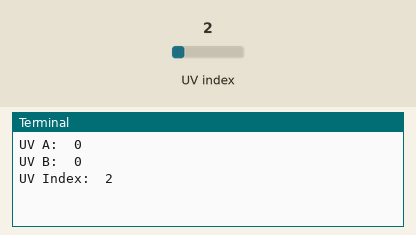
This program was run on a simulated Raspberry Pi (BCM pin numbers). Parts: the last lines printed to the terminal. The test bench sets the inputs (shaded band); at power-on: UV index 2.

Above: at 1.2 s.
1.3 s: UV index set to 0.2
At 3.8 s:
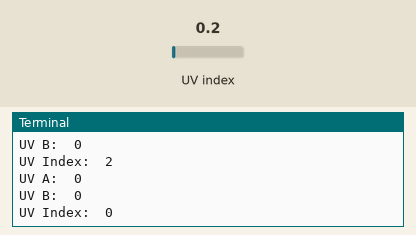
5.2 s: UV index set to 3
At 7.3 s:
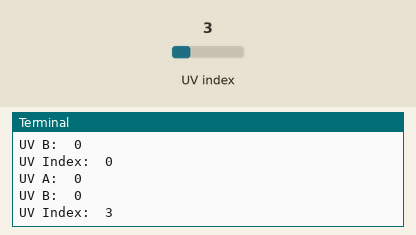
Timing chart, 0 to 8.8 s (numbered marks = the images above; inputs shaded):
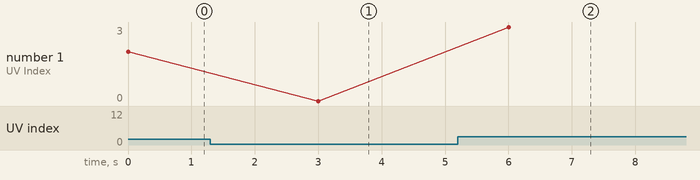

The program:

uvSens.py
```python
import time
import board
import busio
import adafruit_veml6075

i2c = busio.I2C(board.SCL, board.SDA)

veml = adafruit_veml6075.VEML6075(i2c, integration_time=100)

def uvaVal():
    return(veml.uva)
def uvbVal():
    return(veml.uvb)
def uviVal():
    return(round(veml.uv_index))
if __name__ == "__main__":
    while True:
        print("UV A: ", uvaVal())
        print("UV B: ", uvbVal())
        print("UV Index: ", uviVal())
        time.sleep(3)
```

Measured:
- after the input at 1.3 s, the terminal: prints a new line after 1.7 s (image 1)
- after the input at 5.2 s, the terminal: prints a new line after 0.80 s (image 2)
- plotted number 1: 0 → 3 after the input at 5.2 s
